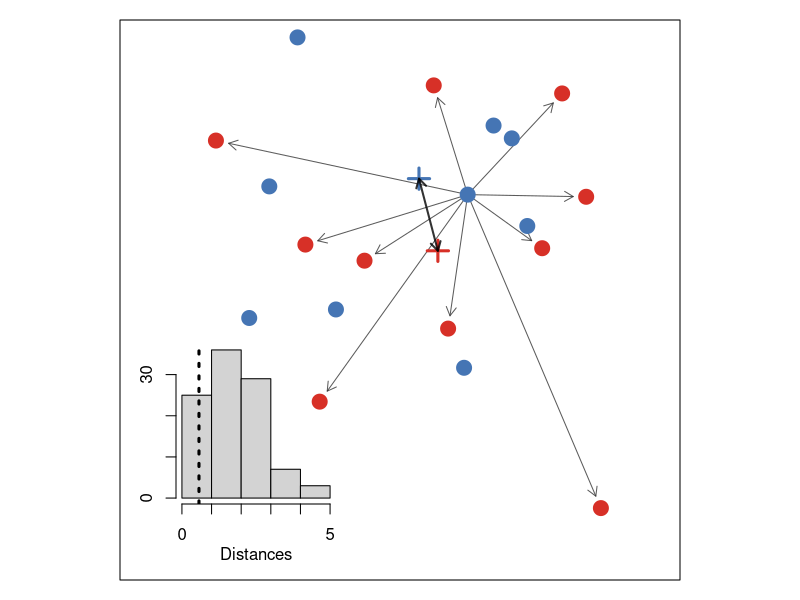
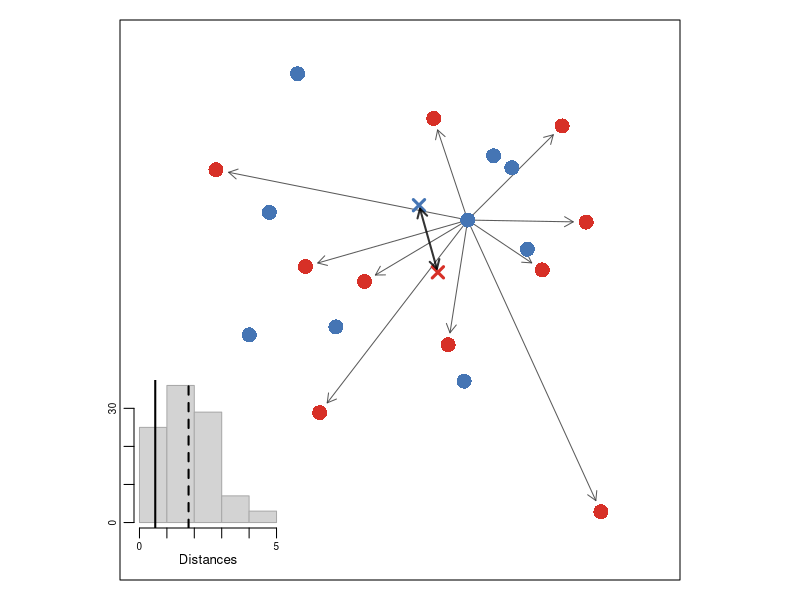

Recreate these plots in R, in order.
## ---- chunk 1
knitr::opts_chunk$set(echo = TRUE, 
                      fig.path='../output/figures/final/2deg_fig_', 
                      #fig.height = 10,
                      cache.path = '../output/cache/final/2deg_cache_')
knitr::opts_knit$set(root.dir=normalizePath(".."))

set.seed(9756)
## ---- chunk 2
# illustrating the problem in two dimensions

movePoints <- function(x0y0, xy, d){
  total.dist <- apply(cbind(x0y0, xy), 1,
                      function(x) stats::dist(rbind(x[1:2], x[3:4])))
  p <- d / total.dist
  p <- 1 - p
  x0y0[,1] <- xy[,1] + p*(x0y0[,1] - xy[,1])
  x0y0[,2] <- xy[,2] + p*(x0y0[,2] - xy[,2])
  return(x0y0)
}



gA <- MASS::mvrnorm(10, mu=c(10,10), Sigma=matrix(c(1,0,0,1), nrow=2))
gB <- MASS::mvrnorm(10, mu=c(10,10), Sigma=matrix(c(1,0,0,1), nrow=2))

gB2 <- movePoints(gB, matrix(rep(gA[1,], each=10), ncol=2), 0.1)

dists <- as.matrix(dist(rbind(gA,gB)))
rownames(dists) <- colnames(dists) <- rep(c('gA','gB'), each=10)

par(pty='s')
par(mar=c(1,1,1,1), fig=c(0,1,0,1))

plot(1,1, type='n', ylim=c(7.5,11.5), xlim=c(7, 11) ,
     yaxt='n', xaxt='n', ylab='', xlab='')

arrows(gA[1,1], gA[1,2],
       gB2[,1], gB2[,2],
       length=0.1, angle=30, lwd=1,
       col=grey(0.2, 0.8))

points(rbind(gA,gB), col=rep(c('#4575b4','#d73027'), each=10), 
       pch=19, cex=2)

points(matrix(colMeans(gA), ncol=2), pch=3, lwd=3, col='#4575b4', cex=2)
points(matrix(colMeans(gB), ncol=2), pch=3, lwd=3, col='#d73027', cex=2)

arrows( x0=colMeans(gA)[1], y0=colMeans(gA)[2], 
        x1=colMeans(gB)[1], y1=colMeans(gB)[2],
  length=0.1, angle=30, lwd=2, code=3, col=grey(0,0.8)
)

par(fig=c(0.18,0.46,0.16,0.46), new=TRUE, mar=c(0,0,1,0))

hist(dists[rownames(dists)=='gA', colnames(dists) == 'gB'], main=NULL, xlab='', ylab='', xaxt='n', yaxt='n', col='lightgrey', breaks=6)
mtext('Distances', side=1, line=2)
axis(1, at=0:5, labels=c(0,'','','','',5))
axis(2, at=c(0,10,20,30), labels=c(0,'','',30))


abline(v=as.numeric(dist(rbind(colMeans(gA), colMeans(gB)))), lty=3, lwd=3)
## ---- chunk 3
pdf(height=4*1.3, width=7/3*2*1.3, pointsize = 12, file='figures/2dexample.pdf')

par(pty='s')
par(mar=c(1,1,1,1), fig=c(0,1,0,1))

plot(1,1, type='n', ylim=c(7.5,11.8), xlim=c(7, 11) ,
     yaxt='n', xaxt='n', ylab='', xlab='')

arrows(gA[1,1], gA[1,2],
       gB2[,1], gB2[,2],
       length=0.1, angle=30, lwd=1,
       col=grey(0.2, 0.8))

points(rbind(gA,gB), bg=rep(c('#4575b4','#d73027'), each=10), col=NULL,
       pch=21, cex=2)

points(rbind(colMeans(gA), colMeans(gB)), pch=4, lwd=3, col=c('#4575b4', '#d73027'), cex=1.5)
#points(matrix(colMeans(gA), ncol=2), pch=4, lwd=3, col='#4575b4', cex=2)
#points(matrix(colMeans(gB), ncol=2), pch=4, lwd=3, col='#d73027', cex=2)

mpga <- movePoints(matrix(colMeans(gA), nrow=1), matrix(colMeans(gB), nrow=1), 0.03)
mpgb <- movePoints(matrix(colMeans(gB), nrow=1), matrix(colMeans(gA), nrow=1), 0.03)

arrows( mpga[1], mpga[2], mpgb[1], mpgb[2],
#arrows( x0=colMeans(gA)[1], y0=colMeans(gA)[2], 
#        x1=colMeans(gB)[1], y1=colMeans(gB)[2],
  length=0.1, angle=30, lwd=2, code=3, col=grey(0,0.8)
)

par(fig=c(0.12,0.4,0.12,0.4), new=TRUE, mar=c(0,0,1,0))

hist(dists[rownames(dists)=='gA', colnames(dists) == 'gB'], main=NULL, xlab='', ylab='', xaxt='n', yaxt='n', col='lightgrey', border='darkgrey', breaks=6)
mtext('Distances', side=1, line=1, cex=0.8)
axis(1, at=0:5, labels=c(0,'','','','',5), cex.axis=0.6, mgp=c(3,0.3,0))
axis(2, at=c(0,10,20,30), labels=c(0,'','',30), cex.axis=0.6, mgp=c(3,0.7,0))


abline(v=as.numeric(dist(rbind(colMeans(gA), colMeans(gB)))), lty=1, lwd=2)
abline(v=mean(dists[rownames(dists)=='gA', colnames(dists) == 'gB']), lty=2, lwd=2)

dev.off()
